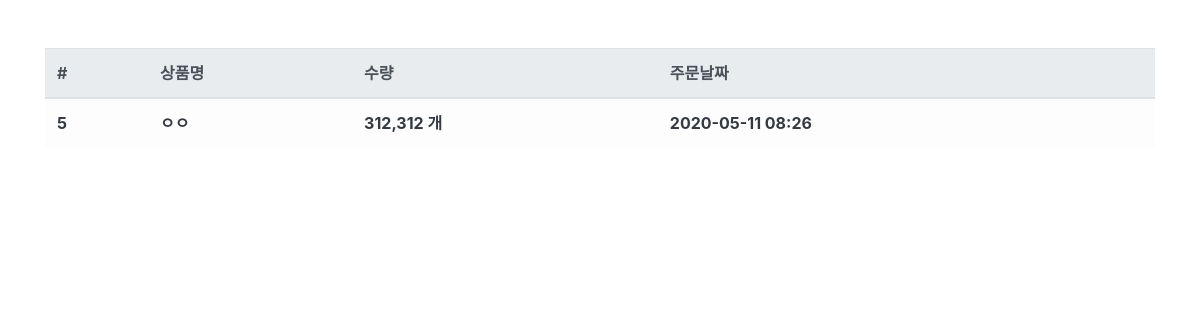
The app's page /order/ (signed in), older data.
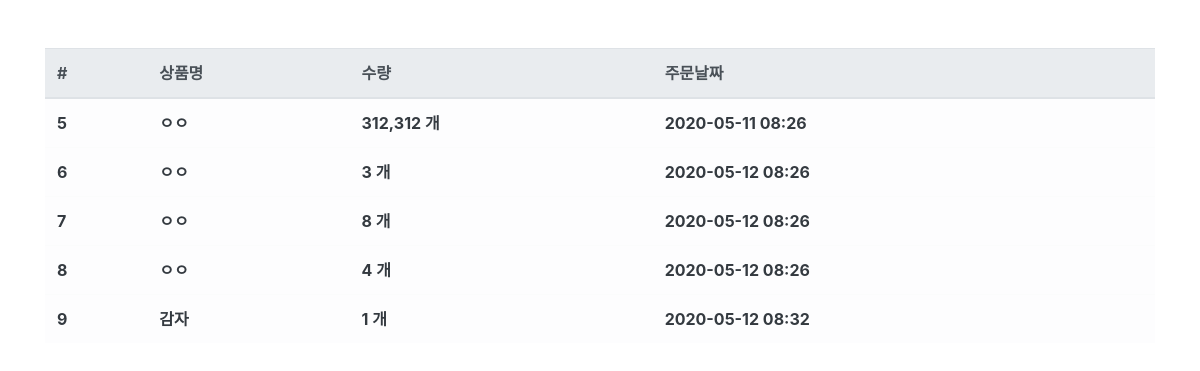
The same page, newer data.
### order/models.py (models this page shows)
class Order(models.Model):
  fcuser = models.ForeignKey('fcuser.Fcuser', on_delete=models.CASCADE, verbose_name='사용자')
  product = models.ForeignKey('product.Product', on_delete=models.CASCADE, verbose_name='상품')
  quantity = models.IntegerField(verbose_name='수량')
  register_date = models.DateTimeField(auto_now_add=True, verbose_name='등록날짜')
  def __str__(self):
    return str(self.fcuser) + ' ' + str(self.product)
  class Meta:
    db_table = 'fastcampus_order'
    verbose_name = '주문'
    verbose_name_plural = '주문'

### product/models.py (models this page shows)
class Product(models.Model):
  name = models.CharField(max_length=256, verbose_name='상품명')
  price = models.IntegerField(verbose_name='상품가격')
  description = models.TextField(verbose_name='상품설명')
  stock = models.IntegerField(verbose_name='재고')
  register_date = models.DateTimeField(auto_now_add=True, verbose_name='등록날짜')
  def __str__(self):
    return self.name
  class Meta:
    db_table = 'fastcampus_product'
    verbose_name = '상품'
    verbose_name_plural = '상품'

### order/views.py (the view)
# urls.py: path('order/', OrderList.as_view()),
@method_decorator(login_required, name='dispatch')
class OrderList(ListView):
  template_name = 'order.html'
  context_object_name = 'order_list' # attribute name 설정 > 안할시 object_list
  def get_queryset(self, **kwargs):
    queryset = Order.objects.filter(fcuser__email=self.request.session.get('user'))
    return queryset

### fcuser/models.py (called while the page is built)
  def __str__(self):
    return self.email

### order/templates/order.html
{% extends "base.html" %}
{% load humanize %}
{% block contents %}
<div class="row mt-5">
  <div class="col-12">
    <table class="table table-light">
      <thead class="thead-light">
        <tr>
          <th scope="col">#</th>
          <th scope="col">상품명</th>
          <th scope="col">수량</th>
          <th scope="col">주문날짜</th>
        </tr>
      </thead>
      <tbody class="text-dark">
        {% for order in order_list %}
        <tr>
          <th scope="row">{{order.id}}</th>
          <th>{{order.product}}</th>
          <th>{{order.quantity|intcomma}} 개</th>
          <th>{{order.register_date|date:'Y-m-d H:i'}}</th>
        </tr>
        {% endfor %}
      </tbody>
    </table>
  </div>
</div>
{% endblock %}

Row changes from the older to the newer data that the page shows:
added Order: id "6", product "ㅇㅇ", quantity "3", register_date "2020-05-12 08:26"
added Order: id "7", product "ㅇㅇ", quantity "8", register_date "2020-05-12 08:26"
added Order: id "8", product "ㅇㅇ", quantity "4", register_date "2020-05-12 08:26"
added Order: id "9", product "감자", quantity "1", register_date "2020-05-12 08:32"
